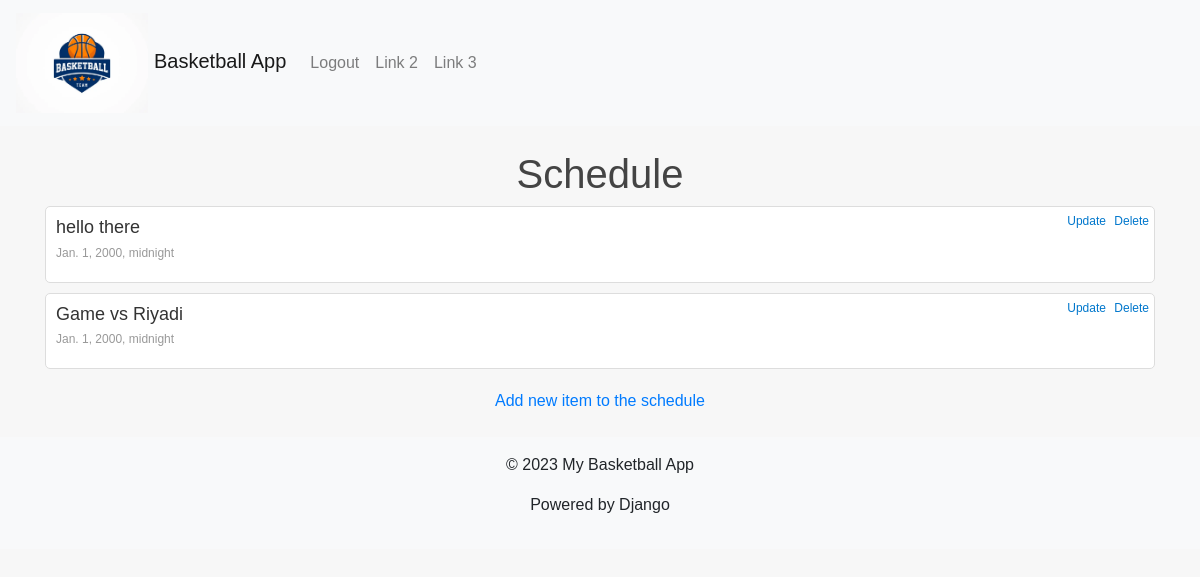
The page /article/ (signed in) on the database as committed earlier.
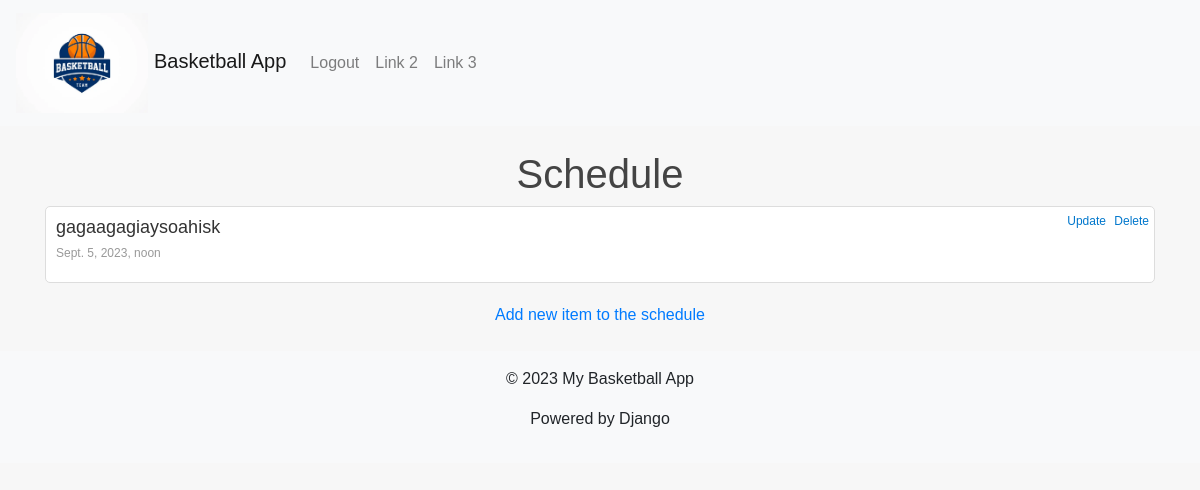
The same page on the database as committed later.
### basketballapp430/models.py (models this page shows, shortened)
class Article(models.Model):
    title = models.CharField(max_length=100)
    date = models.DateTimeField(default='01-01-2000 00:00:00')
    description = models.TextField(null=True)

### basketballapp430/views.py (the view)
# urls.py: path('article/', views.article_list, name = 'article'),
@login_required(login_url='login')
def article_list(request):
    articles_list = Article.objects.all()
    return render(request, 'article_list.html',{"articles" : articles_list})

### basketballapp430/templates/article_list.html (shortened to what this page needs)
{% extends "main.html" %}
{% block content %}
<head>
</head>
<body>
    <h1>Schedule</h1>
    {% for art in articles %}
        <div class="article">
            <h2>{{ art.title }}</h2>
            <div class="date">{{ art.date }}</div>
            <div class="actions">
                <a href = "{% url 'update-article' art.id%}">Update</a>
                <a href = "{% url 'delete-article' art.id%}">Delete</a>
            </div>
        </div>
    {% endfor %}
    <div class="add-link">
        <a href="{% url 'add-article' %}">Add new item to the schedule</a>
    </div>
</body>
{% endblock %}

Rows that differ between the two databases and show on the page:
removed Article: title "hello there", date "Jan. 1, 2000, midnight"
removed Article: title "Game vs Riyadi", date "Jan. 1, 2000, midnight"
added Article: title "gagaagagiaysoahisk", date "Sept. 5, 2023, noon"
